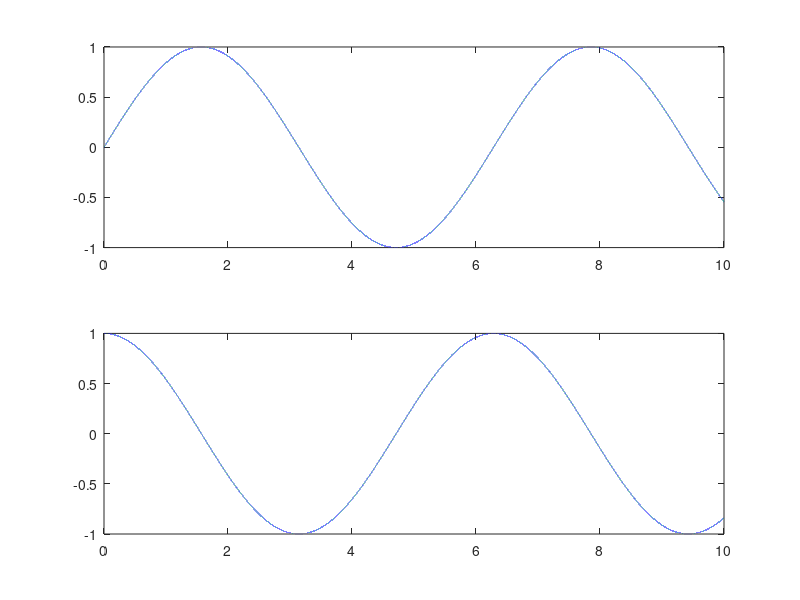

MATLAB code for this plot: (Note: this script raises an error after producing the figure.)
subplot(2, 1, 1)

x = linspace(0, 10, 100000)
y = sin(x)

plot(x, y)

subplot(2, 1, 2)

y = cos(x)

plot(x, y)

A = [0, -1; 1, 0]
T = 10
x0 = 1
y0 = 0

[t, x, y] = EMsolver(A, x0, y0, T, 100)
[t_1, x_1, y_1] = EMsolver(A, x0, y0, T, 1000)
[t_2, x_2, y_2] = EMsolver(A, x0, y0, T, 10000)

figure

subplot(2, 1, 1)
plot(t, x)
hold on
plot(t_1, x_1, "--")
plot(t_2, x_2, "-")
plot(t, cos(t), ":")
legend("N = 100", "N = 1000", "N = 10000", "Exact Solution")
title("Approximated Solution To Differential Equations Using Euler's Method")
xlabel("t")
ylabel("x(t)")
subplot(2, 1, 2)
plot(t, y)
hold on
plot(t_1, y_1, "--")
plot(t_2, y_2, "-")
plot(t, sin(t), ":")
legend("N = 100", "N = 1000", "N = 10000", "Exact Solution")
xlabel("t")
ylabel("y(t)")

[t, x, y] = IEMsolver(A, x0, y0, T, 100)
[t_1, x_1, y_1] = IEMsolver(A, x0, y0, T, 1000)
[t_2, x_2, y_2] = IEMsolver(A, x0, y0, T, 10000)
figure

subplot(2, 1, 1)
plot(t, x, DisplayName="N = 100")
hold on
legend()
plot(t_1, x_1, "--", DisplayName="N = 1000")
plot(t_2, x_2, "-", DisplayName="N = 10000")
plot(t, cos(t), ":", DisplayName="Exact Solution")
title("Approximated Solution To Differential Equations Using Improved Euler's Method")
xlabel("t")
ylabel("x(t)")
subplot(2, 1, 2)
plot(t, y, DisplayName="N = 100")
hold on
plot(t_1, y_1, "--", DisplayName="N = 1000")
plot(t_2, y_2, "-", DisplayName="N = 10000")
plot(t, sin(t), ":", DisplayName="Exact Solution")
legend("N = 100", "N = 1000", "N = 10000", "Exact Solution")
xlabel("t")
ylabel("y(t)")
%%
function [t, x, y] = IEMsolver(A, x_0, y_0, T, N)
    dt = T/N; 
    t = 0:dt:T;
    SOL = NaN(2,length(t)); 
    SOL(1,1) = x_0; 
    SOL(2,1) = y_0;
    for n = 2:length(t)
        SOL(:,n) = SOL(:,n-1) + dt*A*SOL(:,n-1); 
        SOL(:,n) = SOL(:,n-1) + (dt / 2)*(A*SOL(:,n-1) + A*SOL(:,n)); 
    end 
    x = SOL(1,:);
    y = SOL(2,:);
end